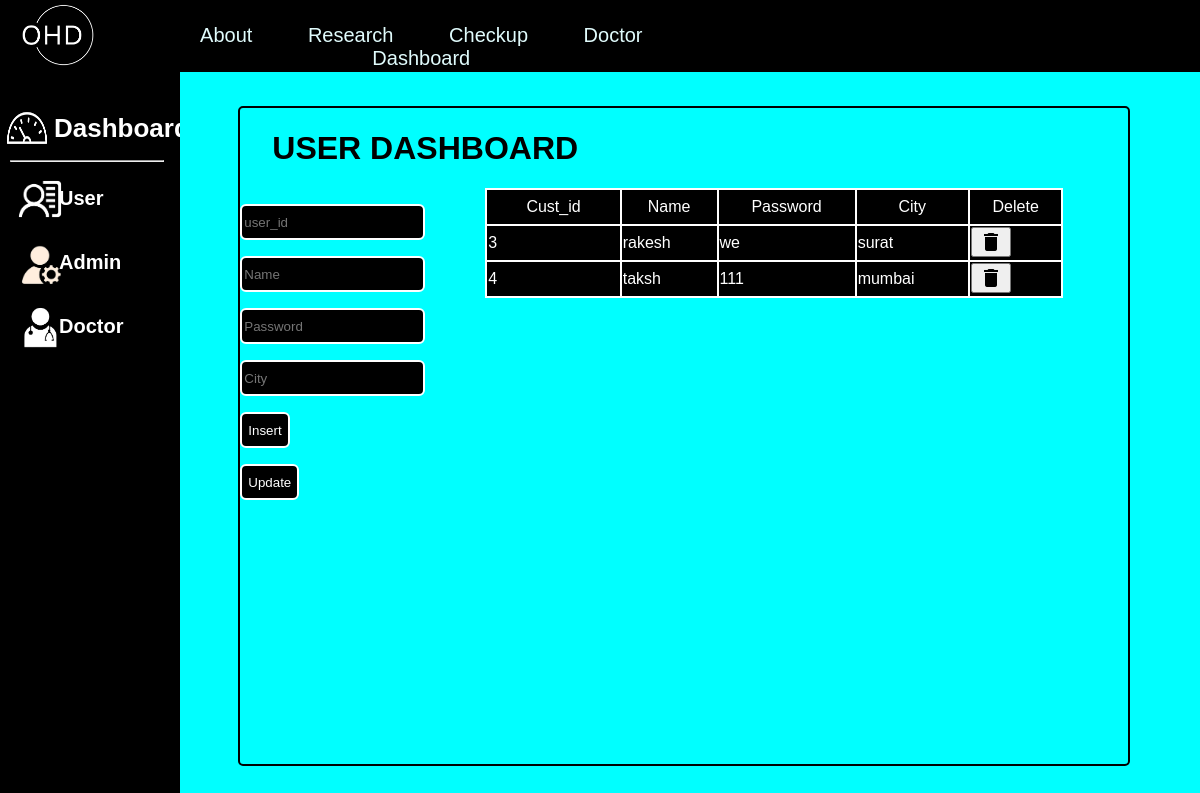
Screenshot of /user_dashboard (signed in) with the database file from the repository.
### tables this page shows
CREATE TABLE customer (cust_id INTEGER PRIMARY KEY AUTOINCREMENT,name TEXT, password TEXT, city TEXT);

### app.py (the view)
@app.route('/user_dashboard', methods=["POST","GET"])
def user_dashboard():
    conn = sqlite3.connect("on_heart_db.db")
    conn.row_factory = sqlite3.Row
    posts = conn.execute('SELECT * FROM customer').fetchall()
    conn.close()
    return render_template('user_dashboard_index.html', data=posts)

### templates/user_dashboard_index.html (shortened to what this page needs)
<html>
    <head>
        <link rel="stylesheet" href="{{ url_for('static',filename='css/dashboard_static.css')}}">
    </head>
    <body>
        <div class="container">
            <div class="heading">
                <div class="logo">
                    <img src="static/images/white_logo_crop.jpg"  class="mini_logo">
                </div>
                <div class="top_navigation">
                    <a href="{{ url_for('home_page')}}" class="about_top">About</a>
                    <a href="#Research" class="about_top">{{session.user}}Research</a>
                    {% if 'user' in session %}
                        <a href="{{ url_for('check_up')}}" class="about_top">Checkup</a>
                        <a href="{{ url_for('doctor')}}" class="about_top">Doctor</a>
                    {% elif 'admin' in session %}
                        <a href="{{ url_for('check_up')}}" class="about_top">Checkup</a>
                        <a href="{{ url_for('doctor')}}" class="about_top">Doctor</a>
                        <a href="{{ url_for('user_dashboard')}}" class="about_top">Dashboard</a>
                    {% endif %}
                </div>
                <div class="login_logout">
                    <div class="login_header">
                    </div>
                </div>
            </div>
            <div class="main_content">
                <div class="left_content">
                    <div class="logo_content">
                        <div class="main_logo_second">
                            <img class="mini_logo" src="static/images/dashboard.png">
                        </div>
                        <div class="page_name">
                            <h1>Dashboard</h1>
                        </div>
                    </div>
                    <hr>
                    <div class="admin_tabs">
                        <div class="admin_container">
                            <div class="small_img">
                                <img class="right_img" src="static/images/customer.png">
                            </div>
                            <div class="small_text">
                                <a href="{{ url_for('user_dashboard') }}">User</a>
                            </div>
                        </div>
                        <div class="admin_container">
                            <div class="small_img">
                                <img class="right_img" src="static/images/admin.png">
                            </div>
                            <div class="small_text">
                                <a href="{{ url_for('admin_data')}}">Admin</a>
                            </div>
                        </div>
                        <div class="admin_container">
                            <div class="small_img">
                                <img class="right_img" src="static/images/doctor.png">
                            </div>
                            <div class="small_text">
                                <a href="{{ url_for('doctor_data') }}">Doctor</a>
                            </div>
                        </div>
                    </div>
                </div>
                <div class="right_content">
                    <div class="main_content_right">
                        <div class="upper_content">
                            <h1>USER DASHBOARD</h1>
                        </div>
                        <div class="lower_content">
                            <div class="table_update">
                                <div class="table_form">
                                    <div class="data_insert_form">
                                        <form method="POST" action="{{ url_for('user_insert')}}">
                                            <div class="data_insert_block">
                                                <input type="text" name="user_id" placeholder="user_id">
                                            </div>
                                            <div class="data_insert_block">
                                                <input type="text" name="name" placeholder="Name">
                                            </div>
                                            <div class="data_insert_block">
                                                <input type="text" name="password" placeholder="Password">
                                            </div>
                                            <div class="data_insert_block">
                                                <input type="text" name="city" placeholder="City">
                                            </div>
                                            <div class="data_insert_block">
                                                <input type="submit" name="input_btn" value="Insert">
                                            </div>
                                            <div class="data_insert_block">
                                                <input type="submit" name="input_btn" value="Update">
                                            </div>
                                        </form>
                                    </div>
                                </div>
                            </div>
                            <div class="table_content">
                                <table class="table" style="width:90%">
                                    <tr clas="table__header">
                                        <th class="table__cell">Cust_id</th>
                                        <th>Name</th>
                                        <th>Password</th>
                                        <th>City</th>
                                        <th>Delete</th>
                                    </tr>
                                    {%for row in data %}
                                    <tr class="cell__header">
                                        <td>{{ row['cust_id'] }}</td>
                                        <td>{{ row['name'] }}</td>
                                        <td>{{ row['password'] }}</td>
                                        <td>{{ row['city'] }}</td>
                                        <td>
                                            <div class="delete_container">
                                                <form class="delete_form" method="post" action="{{ url_for('delete_cust', cust_id=row['cust_id']) }}">
                                                    <input class="material-icons" type="submit" name="delete" value=&#xe872;>
                                                </form>
                                            </div>
                                        </td>
                                    </tr>
                                    {% endfor %}
                                </table>
                            </div>
                        </div>
                    </div>
                </div>
            </div>
        </div>
    </body>
</html>

### static/css/dashboard_static.css (style rules this page uses)
body { background-color: black; margin: 0; padding: 0px; font-family: 'Helvetica'; color: black; }
.container { display: flex; height: auto; width: 100vw; }
.heading { height: 70px; z-index: 1; display: flex; background-color: black; color: #e0fbfc; text-align: center; position: fixed; width: 100%; font-family: 'Helvetica'; font-weight: 100; }
.logo { width: 160px; height: 100%; overflow: hidden; margin-left: -10px; }
.logo img { height: 80px; width: 80px; margin-top: -5px; object-fit: contain; }
.top_navigation { width: 700px; height: 32%; overflow: hidden; padding: 24px; font-size: 20px; }
.top_navigation a { color: #e0fbfc; text-decoration: none; margin-right: 50px; }
.login_logout { height: 100%; padding-left: 350px; display: flex; font-size: 20px; overflow: hidden; }
.login_header { height: 32%; width: 50px; padding: 24px; }
.main_content { margin-top: 9vh; height: 91vh; width: 100vw; display: flex; }
.left_content { height: 91vh; width: 15vw; }
.logo_content { height: 7vh; width: 20vw; align-items: center; overflow: hidden; margin-top: 3vh; display: flex; }
.main_logo_second { object-fit: contain; height: 7vh; width: 4vw; justify-content: center; align-items: center; margin-left: 0.5vw; }
.main_logo_second img { height: 8vh; width: 3.5vw; }
.page_name { height: 7vh; width: auto; font-size: 13px; color:white; }
.left_content hr { margin-left: 1.25vh; margin-right: 2vh; }
.admin_container { height: 7vh; width: 20vh; margin-left: 1vh; margin-top: 1vh; display: flex; align-items: center; overflow: hidden; }
.small_img { height: 7vh; width: 4vw; background-color: black; }
.small_img img { height: 6vh; width: 6wh; margin-top: 1vh; margin-left: 1vh; }
.small_text { margin-left: 0.25vw; font-size: 20px; }
.small_text a { text-decoration: none; font-family: 'Helvetica'; font-weight: bold; color: white; }
.right_content { background-color: aqua; height: 91vh; width: 87vw; display: flex; justify-content: center; align-items: center; }
.main_content_right { border: 2px solid black; border-radius: 5px; height: 90%; width: 85%; margin-left: -3vw; }
.upper_content { margin-left: 4vh; width: 100%; height: 10vh; display: flex; justify-content: space-between; align-items: center; }
.delete_container { height: 4vh; }
.lower_content { width: 100%; height: 72vh; display: flex; }
.table_update { border-radius: 5px; width: 30%; height: 72vh; justify-content: center; display: flex; }
.table_content { width: 90vw; height: 70vh; margin-left: 5vw; overflow: scroll; }
table, td, th { border-collapse: collapse; border: 2px solid white; background-color: black; color:white; font-family: 'Helvetica'; font-weight: 100; }
.table__cell { padding: 8px; }
.data_insert_form { display: inline; height: 50vh; }
.data_insert_block { margin-top: 2vh; }
.data_insert_block input { height: 4.5vh; border-radius: 6px; background-color: black; color: white; border: 2px solid white; }

### rows the page displays
customer: cust_id "3", name "rakesh", password "we", city "surat"
customer: cust_id "4", name "taksh", password "111", city "mumbai"
